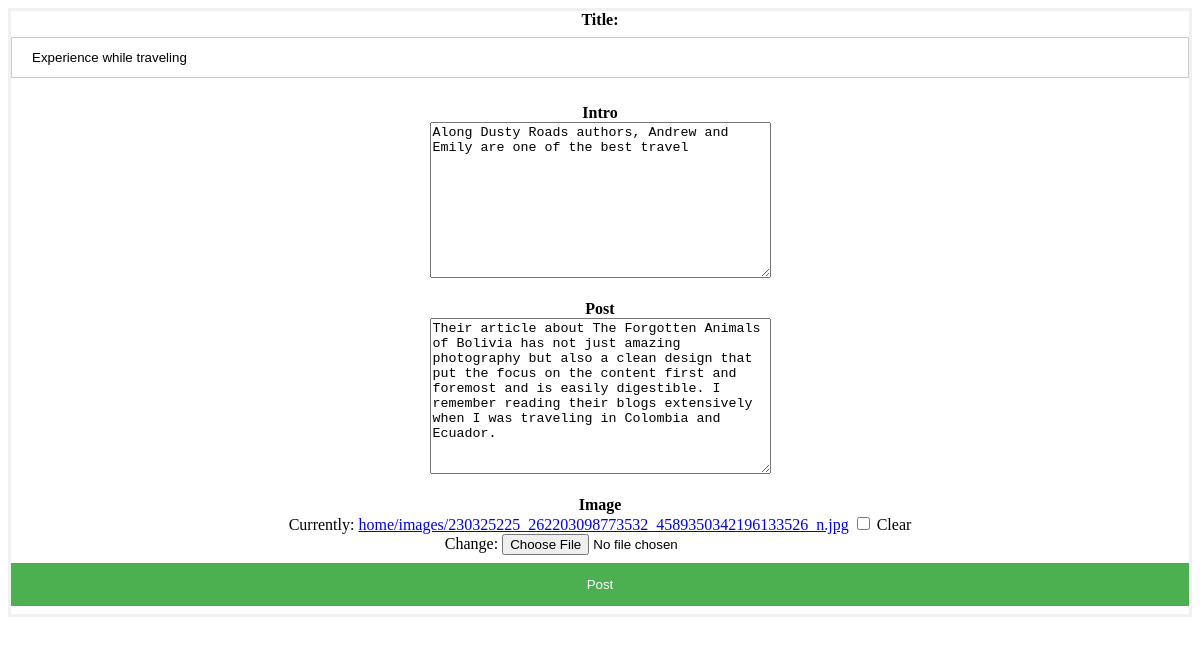
The page /blog-detail2/3/ on the database its author committed.
### home/models.py (models this page shows, shortened)
class Blog(models.Model):
    username=models.ForeignKey(Profile, null=True, on_delete=models.CASCADE)
    title=models.CharField(max_length=30, blank=True)
    intro=models.TextField(max_length=100, blank=True)
    post=models.TextField(max_length=2000, blank=True)
    pub_date=models.DateTimeField(auto_now_add=True)
    image=models.ImageField(upload_to="home/images", default="",null=True, blank=True)

### home/views.py (the view)
# urls.py: path('blog-detail2/<str:pk>/', views.blog_edit_view2, name='blog-detail2'),
def blog_edit_view2( request, pk):
    p=str(pk)
    print(p+"________________________________________________________________")
    if request.method=='POST':
                pi=Blog.objects.get(pk=pk)
                fm=BlogForm(request.POST, request.FILES,instance=pi)
                if fm.is_valid:
                    fm.save()
                    return redirect('blog')
    else:
                pi=Blog.objects.get(pk=pk)
                fm=BlogForm(instance=pi)
    return render(request,'blog_form.html',{'form':fm})

### home/form.py
class BlogForm(ModelForm):
    class Meta:
        model = Blog
        fields= '__all__'
        exclude=['username']

### template/blog_form.html (shortened to what this page needs)
<!DOCTYPE html>
<html>
  </head>
  <div class="login">
    <form action="" method="post" enctype="multipart/form-data">
<center>
    <label for="id_username"><b>Title:</b></label>
      {{form.title}}
      <br><br>
               <div class="mb-6">
         <label for="name" class="block mb-2 text-sm text-gray-600 dark:text-gray-400"><b>Intro</b></label>
     </div>
      {{form.intro}}
      <br><br>
  <div class="mb-6">
         <label for="name" class="block mb-2 text-sm text-gray-600 dark:text-gray-400"><b>Post</b></label>
     </div>
      {{form.post}}
        <br>  <br>
      <div class="mb-6">
         <label for="name" class="block mb-2 text-sm text-gray-600 dark:text-gray-400"><b>Image</b></label>
     </div>
      {{form.image}}
    <br>
</center>
      <button type="submit"class="signin">
        Post
      </button>
  </form>
  </div>

### template/blog_form.html (style rules this page uses)
form { border: 3px solid #f1f1f1; }
input[type=text], input[type=password] { width: 100%; padding: 12px 20px; margin: 8px 0; display: inline-block; border: 1px solid #ccc; box-sizing: border-box; }
button { background-color: #4CAF50; color: white; padding: 14px 20px; margin: 8px 0; border: none; cursor: pointer; width: 100%; }

### rows shown on the page
Blog: title "Experience while traveling", intro "Along Dusty Roads authors, Andrew and Emily are one of the best travel", post "Their article about The Forgotten Animals of Bolivia has not just amazing photography but also a clean design that put the focus on the content first and foremost and is easily digestible. I remember reading their blogs extensively when I was traveling in Colombia and Ecuador."
